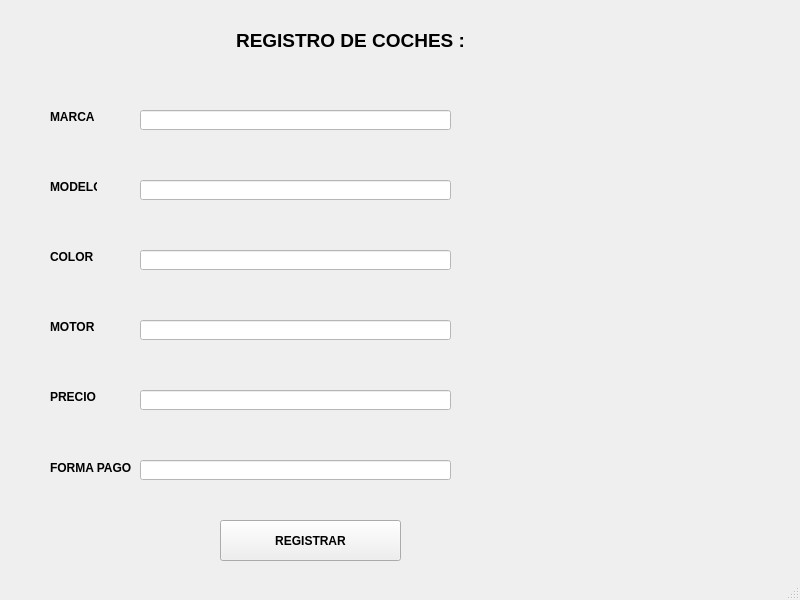
<?xml version="1.0" encoding="UTF-8"?>
<ui version="4.0">
 <class>MainWindow</class>
 <widget class="QMainWindow" name="MainWindow">
  <property name="geometry">
   <rect>
    <x>0</x>
    <y>0</y>
    <width>800</width>
    <height>600</height>
   </rect>
  </property>
  <property name="windowTitle">
   <string>MainWindow</string>
  </property>
  <widget class="QWidget" name="centralwidget">
   <widget class="QLabel" name="label">
    <property name="geometry">
     <rect>
      <x>60</x>
      <y>10</y>
      <width>581</width>
      <height>61</height>
     </rect>
    </property>
    <property name="font">
     <font>
      <pointsize>14</pointsize>
      <weight>75</weight>
      <bold>true</bold>
     </font>
    </property>
    <property name="text">
     <string>&lt;html&gt;&lt;head/&gt;&lt;body&gt;&lt;p align=&quot;center&quot;&gt;REGISTRO DE COCHES :&lt;/p&gt;&lt;/body&gt;&lt;/html&gt;</string>
    </property>
   </widget>
   <widget class="QLabel" name="label_2">
    <property name="geometry">
     <rect>
      <x>50</x>
      <y>110</y>
      <width>47</width>
      <height>13</height>
     </rect>
    </property>
    <property name="font">
     <font>
      <weight>75</weight>
      <bold>true</bold>
     </font>
    </property>
    <property name="text">
     <string>MARCA</string>
    </property>
   </widget>
   <widget class="QLineEdit" name="txt_marca">
    <property name="geometry">
     <rect>
      <x>140</x>
      <y>110</y>
      <width>311</width>
      <height>20</height>
     </rect>
    </property>
    <property name="styleSheet">
     <string notr="true">background-color: rgb(255, 255, 255);</string>
    </property>
   </widget>
   <widget class="QLineEdit" name="txt_modelo">
    <property name="geometry">
     <rect>
      <x>140</x>
      <y>180</y>
      <width>311</width>
      <height>20</height>
     </rect>
    </property>
    <property name="styleSheet">
     <string notr="true">background-color: rgb(255, 255, 255);</string>
    </property>
   </widget>
   <widget class="QLabel" name="label_3">
    <property name="geometry">
     <rect>
      <x>50</x>
      <y>180</y>
      <width>47</width>
      <height>13</height>
     </rect>
    </property>
    <property name="font">
     <font>
      <weight>75</weight>
      <bold>true</bold>
     </font>
    </property>
    <property name="text">
     <string>MODELO</string>
    </property>
   </widget>
   <widget class="QLineEdit" name="txt_color">
    <property name="geometry">
     <rect>
      <x>140</x>
      <y>250</y>
      <width>311</width>
      <height>20</height>
     </rect>
    </property>
    <property name="styleSheet">
     <string notr="true">background-color: rgb(255, 255, 255);</string>
    </property>
   </widget>
   <widget class="QLabel" name="label_4">
    <property name="geometry">
     <rect>
      <x>50</x>
      <y>250</y>
      <width>47</width>
      <height>13</height>
     </rect>
    </property>
    <property name="font">
     <font>
      <weight>75</weight>
      <bold>true</bold>
     </font>
    </property>
    <property name="text">
     <string>COLOR</string>
    </property>
   </widget>
   <widget class="QLineEdit" name="txt_motor">
    <property name="geometry">
     <rect>
      <x>140</x>
      <y>320</y>
      <width>311</width>
      <height>20</height>
     </rect>
    </property>
    <property name="styleSheet">
     <string notr="true">background-color: rgb(255, 255, 255);</string>
    </property>
   </widget>
   <widget class="QLabel" name="label_5">
    <property name="geometry">
     <rect>
      <x>50</x>
      <y>320</y>
      <width>47</width>
      <height>13</height>
     </rect>
    </property>
    <property name="font">
     <font>
      <weight>75</weight>
      <bold>true</bold>
     </font>
    </property>
    <property name="text">
     <string>MOTOR</string>
    </property>
   </widget>
   <widget class="QLineEdit" name="txt_precio">
    <property name="geometry">
     <rect>
      <x>140</x>
      <y>390</y>
      <width>311</width>
      <height>20</height>
     </rect>
    </property>
    <property name="styleSheet">
     <string notr="true">background-color: rgb(255, 255, 255);</string>
    </property>
   </widget>
   <widget class="QLabel" name="label_6">
    <property name="geometry">
     <rect>
      <x>50</x>
      <y>390</y>
      <width>47</width>
      <height>13</height>
     </rect>
    </property>
    <property name="font">
     <font>
      <weight>75</weight>
      <bold>true</bold>
     </font>
    </property>
    <property name="text">
     <string>PRECIO</string>
    </property>
   </widget>
   <widget class="QPushButton" name="btn_registrar">
    <property name="geometry">
     <rect>
      <x>220</x>
      <y>520</y>
      <width>181</width>
      <height>41</height>
     </rect>
    </property>
    <property name="font">
     <font>
      <weight>75</weight>
      <bold>true</bold>
     </font>
    </property>
    <property name="text">
     <string>REGISTRAR</string>
    </property>
   </widget>
   <widget class="QLabel" name="lbl_marca_ko">
    <property name="geometry">
     <rect>
      <x>480</x>
      <y>110</y>
      <width>281</width>
      <height>20</height>
     </rect>
    </property>
    <property name="styleSheet">
     <string notr="true">color: rgb(255, 0, 0);</string>
    </property>
    <property name="text">
     <string/>
    </property>
   </widget>
   <widget class="QLabel" name="lbl_modelo_ko">
    <property name="geometry">
     <rect>
      <x>480</x>
      <y>180</y>
      <width>281</width>
      <height>20</height>
     </rect>
    </property>
    <property name="styleSheet">
     <string notr="true">color: rgb(255, 0, 0);</string>
    </property>
    <property name="text">
     <string/>
    </property>
   </widget>
   <widget class="QLabel" name="lbl_color_ko">
    <property name="geometry">
     <rect>
      <x>480</x>
      <y>250</y>
      <width>281</width>
      <height>20</height>
     </rect>
    </property>
    <property name="styleSheet">
     <string notr="true">color: rgb(255, 0, 0);</string>
    </property>
    <property name="text">
     <string/>
    </property>
   </widget>
   <widget class="QLabel" name="lbl_motor_ko">
    <property name="geometry">
     <rect>
      <x>480</x>
      <y>320</y>
      <width>281</width>
      <height>20</height>
     </rect>
    </property>
    <property name="styleSheet">
     <string notr="true">color: rgb(255, 0, 0);</string>
    </property>
    <property name="text">
     <string/>
    </property>
   </widget>
   <widget class="QLabel" name="lbl_precio_ko">
    <property name="geometry">
     <rect>
      <x>480</x>
      <y>390</y>
      <width>281</width>
      <height>20</height>
     </rect>
    </property>
    <property name="styleSheet">
     <string notr="true">color: rgb(255, 0, 0);</string>
    </property>
    <property name="text">
     <string/>
    </property>
   </widget>
   <widget class="QLabel" name="label_7">
    <property name="geometry">
     <rect>
      <x>50</x>
      <y>460</y>
      <width>81</width>
      <height>16</height>
     </rect>
    </property>
    <property name="font">
     <font>
      <weight>75</weight>
      <bold>true</bold>
     </font>
    </property>
    <property name="text">
     <string>FORMA PAGO</string>
    </property>
   </widget>
   <widget class="QLineEdit" name="txt_forma_pago">
    <property name="geometry">
     <rect>
      <x>140</x>
      <y>460</y>
      <width>311</width>
      <height>20</height>
     </rect>
    </property>
    <property name="styleSheet">
     <string notr="true">background-color: rgb(255, 255, 255);</string>
    </property>
   </widget>
   <widget class="QLabel" name="lbl_forma_pago_ko">
    <property name="geometry">
     <rect>
      <x>480</x>
      <y>460</y>
      <width>281</width>
      <height>20</height>
     </rect>
    </property>
    <property name="styleSheet">
     <string notr="true">color: rgb(255, 0, 0);</string>
    </property>
    <property name="text">
     <string/>
    </property>
   </widget>
  </widget>
  <widget class="QStatusBar" name="statusbar"/>
 </widget>
 <resources/>
 <connections/>
</ui>
